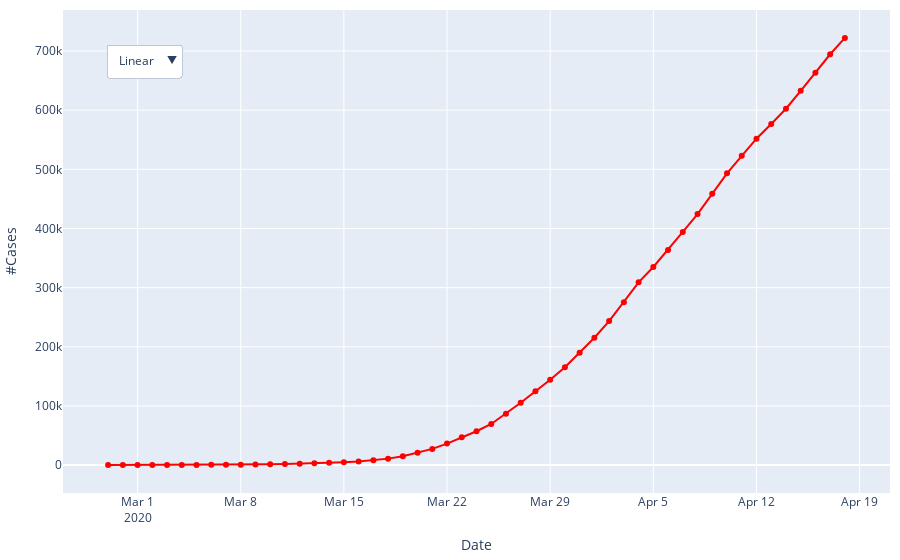

The cell this chart's notebook holds for it:
### Markdown cell above
Now we will start using plotly to make interactive plots we can show on a web site. For this first one, we will show the same time-series data, but in one plot with a dropdown menu that lets you select log or linear y axis. Ironically, *these plotly graphs will not show* when you are viewing this notebook in Github you need to run it in interactive mode.

### Code cell
# Plot in plotly with dropdown to select log vs linear
fig_time_dropit = go.Figure()
fig_time_dropit.add_trace(go.Scatter(x = covid_time['date'], y = covid_time['cases'],
                    mode='lines+markers',
                    name='Covid over Time',
                    line_color='red'))

fig_time_dropit.update_layout(
    updatemenus=[
        dict(
            buttons=list([
                dict(label="Linear",
                    method="update",
                    args = [{'title': 'Linear scale'},
                            {'yaxis': {'type': 'linear'}}] ),
                dict(label="Log",
                    method="update",
                    args = [{'title': 'Log scale'},
                            {'yaxis': {'type': 'log'}}] )
            ]),
            direction="down",
            pad={"l": 10, "b": 10, "r": 10, "t": 10},
            showactive=True,
            x=0.04,
            xanchor="left",
            y=0.95,
            yanchor="top"),
    ],
    xaxis_title = "Date",
    yaxis_title = "#Cases",
    margin=dict(
        l=10,
        r=10,
        b=10,
        t=10,
        pad=0
    ),
)
fig_time_dropit.show()

### Figure 1 — Plotly figure (JSON) as saved in the notebook; plotly's stock layout.template omitted (floating-point values rounded to 4 significant figures)
{"data": [{"line": {"color": "red"}, "mode": "lines+markers", "name": "Covid over Time", "type": "scatter", "x": ["2020-02-28T00:00:00", "2020-02-29T00:00:00", "2020-03-01T00:00:00", "2020-03-02T00:00:00", "2020-03-03T00:00:00", "2020-03-04T00:00:00", "2020-03-05T00:00:00", "2020-03-06T00:00:00", "2020-03-07T00:00:00", "2020-03-08T00:00:00", "2020-03-09T00:00:00", "2020-03-10T00:00:00", "2020-03-11T00:00:00", "2020-03-12T00:00:00", "2020-03-13T00:00:00", "2020-03-14T00:00:00", "2020-03-15T00:00:00", "2020-03-16T00:00:00", "2020-03-17T00:00:00", "2020-03-18T00:00:00", "2020-03-19T00:00:00", "2020-03-20T00:00:00", "2020-03-21T00:00:00", "2020-03-22T00:00:00", "2020-03-23T00:00:00", "2020-03-24T00:00:00", "2020-03-25T00:00:00", "2020-03-26T00:00:00", "2020-03-27T00:00:00", "2020-03-28T00:00:00", "2020-03-29T00:00:00", "2020-03-30T00:00:00", "2020-03-31T00:00:00", "2020-04-01T00:00:00", "2020-04-02T00:00:00", "2020-04-03T00:00:00", "2020-04-04T00:00:00", "2020-04-05T00:00:00", "2020-04-06T00:00:00", "2020-04-07T00:00:00", "2020-04-08T00:00:00", "2020-04-09T00:00:00", "2020-04-10T00:00:00", "2020-04-11T00:00:00", "2020-04-12T00:00:00", "2020-04-13T00:00:00", "2020-04-14T00:00:00", "2020-04-15T00:00:00", "2020-04-16T00:00:00", "2020-04-17T00:00:00", "2020-04-18T00:00:00"], "y": [9, 18, 40, 53, 94, 209, 276, 394, 550, 731, 1048, 1365, 1757, 2221, 3095, 3846, 4902, 6182, 8366, 10939, 15134, 20908, 27435, 36391, 47066, 57224, 69508, 86811, 105484, 124884, 144377, 165597, 190078, 215329, 243403, 275457, 308993, 334967, 363719, 394156, 424289, 458635, 493185, 522843, 551826, 576774, 602473, 632656, 663260, 694520, 722182]}], "layout": {"margin": {"b": 10, "l": 10, "pad": 0, "r": 10, "t": 10}, "updatemenus": [{"buttons": [{"args": [{"title": "Linear scale"}, {"yaxis": {"type": "linear"}}], "label": "Linear", "method": "update"}, {"args": [{"title": "Log scale"}, {"yaxis": {"type": "log"}}], "label": "Log", "method": "update"}], "direction": "down", "pad": {"b": 10, "l": 10, "r": 10, "t": 10}, "showactive": true, "x": 0.04, "xanchor": "left", "y": 0.95, "yanchor": "top"}], "xaxis": {"title": {"text": "Date"}}, "yaxis": {"title": {"text": "#Cases"}}}}
